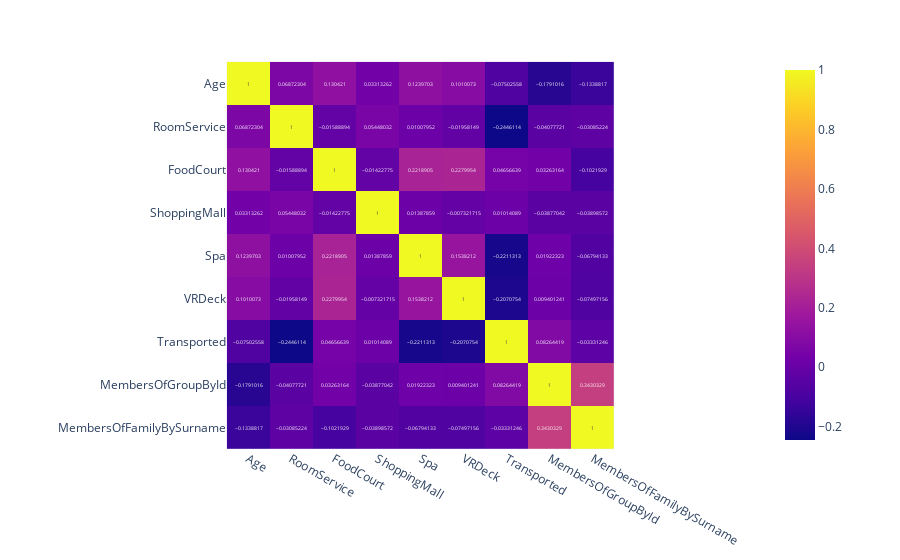

Source (notebook cell):
### Code cell
#Heatmap to show the correlation
fig = px.imshow(df.corr(numeric_only=True),text_auto=True)
fig.show()

### Figure 1 — Plotly figure (JSON) as saved in the notebook; plotly's stock layout.template omitted (floating-point values rounded to 4 significant figures)
{"data": [{"coloraxis": "coloraxis", "hovertemplate": "x: %{x}<br>y: %{y}<br>color: %{z}<extra></extra>", "name": "0", "texttemplate": "%{z}", "type": "heatmap", "x": ["Age", "RoomService", "FoodCourt", "ShoppingMall", "Spa", "VRDeck", "Transported", "MembersOfGroupById", "MembersOfFamilyBySurname"], "xaxis": "x", "y": ["Age", "RoomService", "FoodCourt", "ShoppingMall", "Spa", "VRDeck", "Transported", "MembersOfGroupById", "MembersOfFamilyBySurname"], "yaxis": "y", "z": [[1, 0.06872, 0.1304, 0.03313, 0.124, 0.101, -0.07503, -0.1791, -0.1339], [0.06872, 1, -0.01589, 0.05448, 0.01008, -0.01958, -0.2446, -0.04078, -0.03085], [0.1304, -0.01589, 1, -0.01423, 0.2219, 0.228, 0.04657, 0.03263, -0.1022], [0.03313, 0.05448, -0.01423, 1, 0.01388, -0.007322, 0.01014, -0.03877, -0.03899], [0.124, 0.01008, 0.2219, 0.01388, 1, 0.1538, -0.2211, 0.01922, -0.06794], [0.101, -0.01958, 0.228, -0.007322, 0.1538, 1, -0.2071, 0.009401, -0.07497], [-0.07503, -0.2446, 0.04657, 0.01014, -0.2211, -0.2071, 1, 0.08264, -0.03331], [-0.1791, -0.04078, 0.03263, -0.03877, 0.01922, 0.009401, 0.08264, 1, 0.343], [-0.1339, -0.03085, -0.1022, -0.03899, -0.06794, -0.07497, -0.03331, 0.343, 1]]}], "layout": {"coloraxis": {"colorscale": [[0, "#0d0887"], [0.1111, "#46039f"], [0.2222, "#7201a8"], [0.3333, "#9c179e"], [0.4444, "#bd3786"], [0.5556, "#d8576b"], [0.6667, "#ed7953"], [0.7778, "#fb9f3a"], [0.8889, "#fdca26"], [1, "#f0f921"]]}, "margin": {"t": 60}, "xaxis": {"anchor": "y", "constrain": "domain", "domain": [0, 1], "scaleanchor": "y"}, "yaxis": {"anchor": "x", "autorange": "reversed", "constrain": "domain", "domain": [0, 1]}}}
